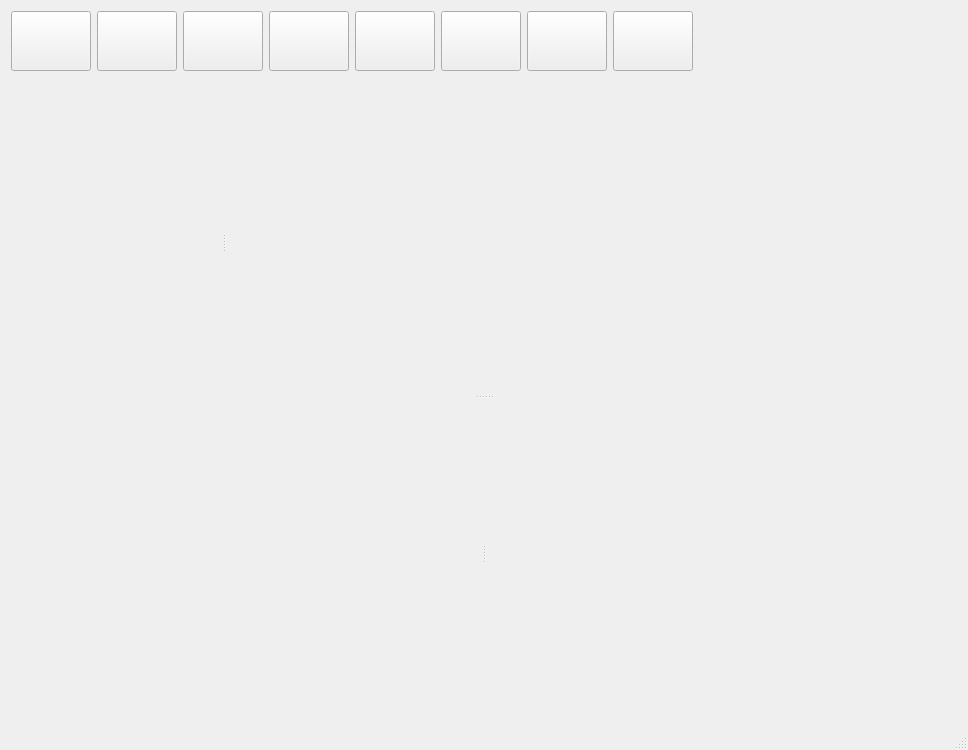
<?xml version="1.0" encoding="UTF-8"?>
<ui version="4.0">
 <class>MainWindowClass</class>
 <widget class="QMainWindow" name="MainWindowClass">
  <property name="geometry">
   <rect>
    <x>0</x>
    <y>0</y>
    <width>968</width>
    <height>750</height>
   </rect>
  </property>
  <property name="windowTitle">
   <string>vGeoEngine</string>
  </property>
  <widget class="QWidget" name="centralWidget">
   <layout class="QGridLayout" name="gridLayout">
    <item row="0" column="0">
     <layout class="QHBoxLayout" name="horizontalLayout">
      <item>
       <widget class="QPushButton" name="aircraftBtn">
        <property name="sizePolicy">
         <sizepolicy hsizetype="Fixed" vsizetype="Fixed">
          <horstretch>0</horstretch>
          <verstretch>0</verstretch>
         </sizepolicy>
        </property>
        <property name="minimumSize">
         <size>
          <width>80</width>
          <height>60</height>
         </size>
        </property>
        <property name="text">
         <string/>
        </property>
        <property name="icon">
         <iconset resource="../Resources/myicon/myicon.qrc">
          <normaloff>:/myicon/Engine/Airplane.svg</normaloff>:/myicon/Engine/Airplane.svg</iconset>
        </property>
        <property name="iconSize">
         <size>
          <width>40</width>
          <height>40</height>
         </size>
        </property>
       </widget>
      </item>
      <item>
       <widget class="QPushButton" name="tankBtn">
        <property name="sizePolicy">
         <sizepolicy hsizetype="Fixed" vsizetype="Fixed">
          <horstretch>0</horstretch>
          <verstretch>0</verstretch>
         </sizepolicy>
        </property>
        <property name="minimumSize">
         <size>
          <width>80</width>
          <height>60</height>
         </size>
        </property>
        <property name="text">
         <string/>
        </property>
        <property name="icon">
         <iconset resource="../Resources/myicon/myicon.qrc">
          <normaloff>:/myicon/Engine/Tank.svg</normaloff>:/myicon/Engine/Tank.svg</iconset>
        </property>
        <property name="iconSize">
         <size>
          <width>48</width>
          <height>48</height>
         </size>
        </property>
       </widget>
      </item>
      <item>
       <widget class="QPushButton" name="rocketBtn">
        <property name="sizePolicy">
         <sizepolicy hsizetype="Fixed" vsizetype="Fixed">
          <horstretch>0</horstretch>
          <verstretch>0</verstretch>
         </sizepolicy>
        </property>
        <property name="minimumSize">
         <size>
          <width>80</width>
          <height>60</height>
         </size>
        </property>
        <property name="text">
         <string/>
        </property>
        <property name="icon">
         <iconset resource="../Resources/myicon/myicon.qrc">
          <normaloff>:/myicon/Engine/Rocket.svg</normaloff>:/myicon/Engine/Rocket.svg</iconset>
        </property>
        <property name="iconSize">
         <size>
          <width>40</width>
          <height>40</height>
         </size>
        </property>
       </widget>
      </item>
      <item>
       <widget class="QPushButton" name="shipBtn">
        <property name="sizePolicy">
         <sizepolicy hsizetype="Fixed" vsizetype="Fixed">
          <horstretch>0</horstretch>
          <verstretch>0</verstretch>
         </sizepolicy>
        </property>
        <property name="minimumSize">
         <size>
          <width>80</width>
          <height>60</height>
         </size>
        </property>
        <property name="text">
         <string/>
        </property>
        <property name="icon">
         <iconset resource="../Resources/myicon/myicon.qrc">
          <normaloff>:/myicon/Engine/Warship.svg</normaloff>:/myicon/Engine/Warship.svg</iconset>
        </property>
        <property name="iconSize">
         <size>
          <width>50</width>
          <height>50</height>
         </size>
        </property>
       </widget>
      </item>
      <item>
       <widget class="QPushButton" name="databaseBtn">
        <property name="sizePolicy">
         <sizepolicy hsizetype="Fixed" vsizetype="Fixed">
          <horstretch>0</horstretch>
          <verstretch>0</verstretch>
         </sizepolicy>
        </property>
        <property name="minimumSize">
         <size>
          <width>80</width>
          <height>60</height>
         </size>
        </property>
        <property name="text">
         <string/>
        </property>
        <property name="icon">
         <iconset resource="../Resources/myicon/myicon.qrc">
          <normaloff>:/myicon/Engine/BlackDatabase.svg</normaloff>:/myicon/Engine/BlackDatabase.svg</iconset>
        </property>
        <property name="iconSize">
         <size>
          <width>40</width>
          <height>40</height>
         </size>
        </property>
       </widget>
      </item>
      <item>
       <widget class="QPushButton" name="accountBtn">
        <property name="sizePolicy">
         <sizepolicy hsizetype="Fixed" vsizetype="Fixed">
          <horstretch>0</horstretch>
          <verstretch>0</verstretch>
         </sizepolicy>
        </property>
        <property name="minimumSize">
         <size>
          <width>80</width>
          <height>60</height>
         </size>
        </property>
        <property name="text">
         <string/>
        </property>
        <property name="icon">
         <iconset resource="../Resources/myicon/myicon.qrc">
          <normaloff>:/myicon/Engine/User.svg</normaloff>:/myicon/Engine/User.svg</iconset>
        </property>
        <property name="iconSize">
         <size>
          <width>40</width>
          <height>40</height>
         </size>
        </property>
       </widget>
      </item>
      <item>
       <widget class="QPushButton" name="settingBtn">
        <property name="sizePolicy">
         <sizepolicy hsizetype="Fixed" vsizetype="Fixed">
          <horstretch>0</horstretch>
          <verstretch>0</verstretch>
         </sizepolicy>
        </property>
        <property name="minimumSize">
         <size>
          <width>80</width>
          <height>60</height>
         </size>
        </property>
        <property name="text">
         <string/>
        </property>
        <property name="icon">
         <iconset resource="../Resources/myicon/myicon.qrc">
          <normaloff>:/myicon/Setting.svg</normaloff>:/myicon/Setting.svg</iconset>
        </property>
        <property name="iconSize">
         <size>
          <width>40</width>
          <height>40</height>
         </size>
        </property>
       </widget>
      </item>
      <item>
       <widget class="QPushButton" name="infoBtn">
        <property name="sizePolicy">
         <sizepolicy hsizetype="Fixed" vsizetype="Fixed">
          <horstretch>0</horstretch>
          <verstretch>0</verstretch>
         </sizepolicy>
        </property>
        <property name="minimumSize">
         <size>
          <width>80</width>
          <height>60</height>
         </size>
        </property>
        <property name="text">
         <string/>
        </property>
        <property name="icon">
         <iconset resource="../Resources/myicon/myicon.qrc">
          <normaloff>:/myicon/EngineInfo.svg</normaloff>:/myicon/EngineInfo.svg</iconset>
        </property>
        <property name="iconSize">
         <size>
          <width>40</width>
          <height>40</height>
         </size>
        </property>
       </widget>
      </item>
      <item>
       <spacer name="horizontalSpacer">
        <property name="orientation">
         <enum>Qt::Horizontal</enum>
        </property>
        <property name="sizeHint" stdset="0">
         <size>
          <width>781</width>
          <height>20</height>
         </size>
        </property>
       </spacer>
      </item>
     </layout>
    </item>
    <item row="1" column="0">
     <widget class="QStackedWidget" name="stackedWidget">
      <property name="currentIndex">
       <number>0</number>
      </property>
      <widget class="QWidget" name="searchingPage">
       <layout class="QGridLayout" name="gridLayout_4">
        <item row="0" column="0">
         <widget class="QSplitter" name="mainSplitter">
          <property name="orientation">
           <enum>Qt::Vertical</enum>
          </property>
          <widget class="QSplitter" name="searchingSplitter">
           <property name="orientation">
            <enum>Qt::Horizontal</enum>
           </property>
           <widget class="QStackedWidget" name="searchingStackedWidget">
            <property name="minimumSize">
             <size>
              <width>200</width>
              <height>200</height>
             </size>
            </property>
            <widget class="SearchingWidget" name="searchingWidget">
             <property name="minimumSize">
              <size>
               <width>200</width>
               <height>200</height>
              </size>
             </property>
            </widget>
           </widget>
           <widget class="ObjectTableWidget" name="objectTable" native="true"/>
          </widget>
          <widget class="QSplitter" name="mediaSplitter">
           <property name="orientation">
            <enum>Qt::Horizontal</enum>
           </property>
           <widget class="MediaInputWidget" name="mediaDetail" native="true">
            <property name="minimumSize">
             <size>
              <width>200</width>
              <height>200</height>
             </size>
            </property>
           </widget>
           <widget class="MediaViewerWidget" name="mediaViewer" native="true">
            <property name="minimumSize">
             <size>
              <width>200</width>
              <height>200</height>
             </size>
            </property>
           </widget>
          </widget>
         </widget>
        </item>
       </layout>
      </widget>
      <widget class="QWidget" name="databasePage">
       <layout class="QGridLayout" name="gridLayout_3">
        <property name="leftMargin">
         <number>0</number>
        </property>
        <property name="topMargin">
         <number>0</number>
        </property>
        <property name="rightMargin">
         <number>0</number>
        </property>
        <property name="bottomMargin">
         <number>0</number>
        </property>
        <item row="0" column="0">
         <widget class="DatabaseWidget" name="databaseWidget" native="true"/>
        </item>
       </layout>
      </widget>
      <widget class="QWidget" name="accountPage">
       <layout class="QGridLayout" name="gridLayout_2">
        <property name="leftMargin">
         <number>0</number>
        </property>
        <property name="topMargin">
         <number>0</number>
        </property>
        <property name="rightMargin">
         <number>0</number>
        </property>
        <property name="bottomMargin">
         <number>0</number>
        </property>
        <item row="0" column="0">
         <widget class="AccountWidget" name="accountWidget" native="true"/>
        </item>
       </layout>
      </widget>
     </widget>
    </item>
   </layout>
  </widget>
  <widget class="QStatusBar" name="statusBar"/>
 </widget>
 <layoutdefault spacing="6" margin="11"/>
 <customwidgets>
  <customwidget>
   <class>AccountWidget</class>
   <extends>QWidget</extends>
   <header location="global">AccountWidget.h</header>
   <container>1</container>
  </customwidget>
  <customwidget>
   <class>DatabaseWidget</class>
   <extends>QWidget</extends>
   <header location="global">DatabaseWidget.h</header>
   <container>1</container>
  </customwidget>
  <customwidget>
   <class>ObjectTableWidget</class>
   <extends>QWidget</extends>
   <header location="global">ObjectTableWidget.h</header>
   <container>1</container>
  </customwidget>
  <customwidget>
   <class>MediaViewerWidget</class>
   <extends>QWidget</extends>
   <header location="global">MediaViewerWidget.h</header>
   <container>1</container>
  </customwidget>
  <customwidget>
   <class>MediaInputWidget</class>
   <extends>QWidget</extends>
   <header location="global">MediaInputWidget.h</header>
   <container>1</container>
  </customwidget>
  <customwidget>
   <class>SearchingWidget</class>
   <extends>QWidget</extends>
   <header location="global">SearchingWidget.h</header>
   <container>1</container>
  </customwidget>
 </customwidgets>
 <resources>
  <include location="../Resources/myicon/myicon.qrc"/>
 </resources>
 <connections/>
</ui>
